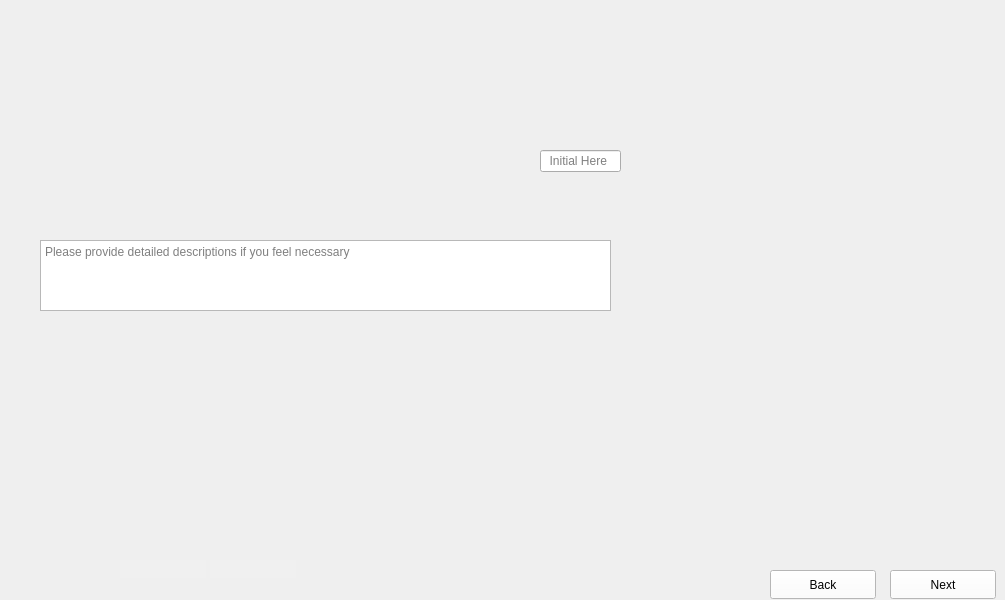
      <widget class="QWidget" name="Dice_Framing_Trench_Pattern_3">
       <property name="maximumSize">
        <size>
         <width>1024</width>
         <height>600</height>
        </size>
       </property>
       <property name="styleSheet">
        <string notr="true">border-image: url(:/images/images/Dice_Framing_Trench_Pattern_3.png);</string>
       </property>
       <widget class="QLineEdit" name="Dice_Framing_Trench_Pattern_3_Data">
        <property name="geometry">
         <rect>
          <x>540</x>
          <y>150</y>
          <width>81</width>
          <height>22</height>
         </rect>
        </property>
        <property name="styleSheet">
         <string notr="true">border-image:None;</string>
        </property>
        <property name="placeholderText">
         <string>  Initial Here</string>
        </property>
       </widget>
       <widget class="QTextEdit" name="Dice_Framing_Trench_Pattern_3_Comments">
        <property name="geometry">
         <rect>
          <x>40</x>
          <y>240</y>
          <width>571</width>
          <height>71</height>
         </rect>
        </property>
        <property name="styleSheet">
         <string notr="true">border-image:None;</string>
        </property>
        <property name="placeholderText">
         <string>Please provide detailed descriptions if you feel necessary </string>
        </property>
       </widget>
       <widget class="QLineEdit" name="Dice_Framing_Trench_Pattern_3_Initials">
        <property name="geometry">
         <rect>
          <x>210</x>
          <y>560</y>
          <width>86</width>
          <height>18</height>
         </rect>
        </property>
        <property name="styleSheet">
         <string notr="true">QLineEdit{
background-color: rgb(240, 240, 240);
border: none;
border-image:None;
}</string>
        </property>
       </widget>
       <widget class="QLineEdit" name="Dice_Framing_Trench_Pattern_3_Dates">
        <property name="geometry">
         <rect>
          <x>120</x>
          <y>560</y>
          <width>86</width>
          <height>18</height>
         </rect>
        </property>
        <property name="styleSheet">
         <string notr="true">QLineEdit{
background-color: rgb(240, 240, 240);
border: none;
border-image:None;
}</string>
        </property>
       </widget>
       <widget class="QPushButton" name="Dice_Framing_Trench_Pattern_3_Next">
        <property name="geometry">
         <rect>
          <x>890</x>
          <y>570</y>
          <width>106</width>
          <height>29</height>
         </rect>
        </property>
        <property name="styleSheet">
         <string notr="true">QPushButton{
background-color: rgb(255, 255, 255);
height: 35px;
border-image:None;
}
QPushButton::hover{
background-color: rgb(0, 0, 255);
}
QPushButton:pressed{
padding-top:7px;
padding-top:7px;
}</string>
        </property>
        <property name="text">
         <string>Next</string>
        </property>
       </widget>
       <widget class="QPushButton" name="Dice_Framing_Trench_Pattern_3_Back">
        <property name="geometry">
         <rect>
          <x>770</x>
          <y>570</y>
          <width>106</width>
          <height>29</height>
         </rect>
        </property>
        <property name="styleSheet">
         <string notr="true">QPushButton{
background-color: rgb(255, 255, 255);
height: 35px;
border-image:None;
}
QPushButton::hover{
background-color: rgb(0, 0, 255);
}
QPushButton:pressed{
padding-top:7px;
padding-top:7px;
}</string>
        </property>
        <property name="text">
         <string>Back</string>
        </property>
       </widget>
      </widget>
